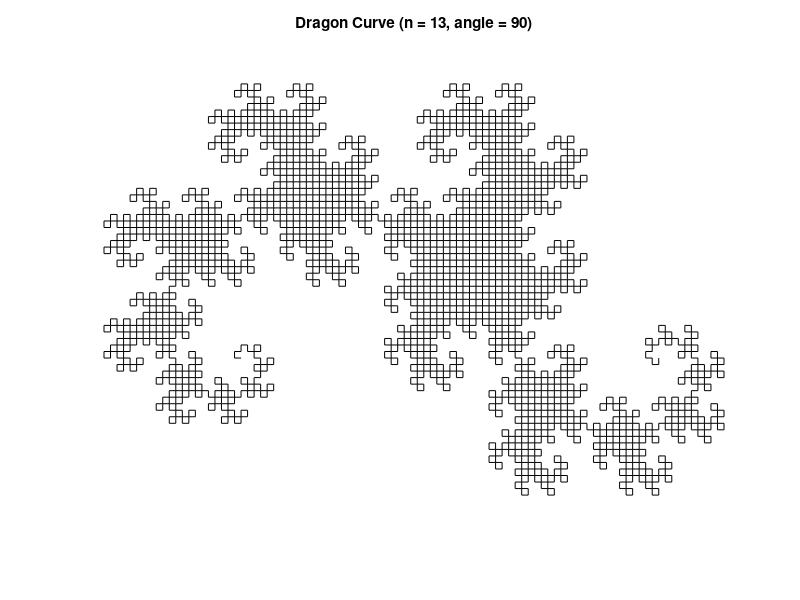

Reproduce this figure in MATLAB.
%% DRAGON CURVE (aka JURASSIC PARK FRACTAL)
% The Dragon Curve is a fractal that was made famous in *Jurassic Park*, a
% novel by Michael Crichton. 
% 
% This file calculates and plots the Dragon Curve. The user is encouraged
% to make their own variations of the fractal by experimenting with the
% following options:
% 
% * Initial starting shape
% * Angle of rotation
% * Number of fractal iterations
% 
% NOTE: In order to prevent users from exceeding the memory capacities of
% their machines, there is a |MAX_LENGTH| variable that will limit the
% number of fractal iterations calculated. On my machine, setting this
% value greater than |5e6| becomes very taxing for the |plot| function, but
% the user is free to change it if they have more memory resources
% available.
% 
% DISCLAIMER: This script can be a bit addicting! So enjoy being creative,
% but please be careful to keep one eye on the clock! :c)
% 
% AUTHOR: Joseph Kirk (c) 5/2006
% EMAIL: jdkirk630 at gmail dot com

%% DEFINE THE INITIAL SHAPE
% The traditional Dragon Curve uses a straight line as the initial shape,
% but any starting shape will work! Below is a list of some of my favorites:
% 
% * |x=[0 1];  y=[0 0];  %LINE|
% * |x=linspace(0,2*pi,50);  y=-1.5*sin(x);  %S-CURVE|
% * |x=[0 1/3 0 1/3 0];  y=[0 1/4 1/2 3/4 1];  %W-CURVE|
% * |t=linspace(0,2*pi/3,20);  x=sin(t);  y=cos(t);  %ARC|
% 

% The x and y vectors must have at least two points each (or the result
% will just be a single point) and they must have the same length
x=[1 0];  y=[0 0];  %LINE

%% SPECIFY THE ROTATING ANGLE (DEGREES)
% The traditional Dragon Curve uses a rotating angle of 90 degrees, but any
% angle can be specified here. The most interesting fractals seem to be
% generated using angles between 80 and 120
angle=90;  %degrees

%% SPECIFY THE NUMBER OF DESIRED FRACTAL ITERATIONS
% Good choices for this number are generally between 5 and 20, depending on
% the length of the starting shape and the desired resolution. 
n=13;

%% LIMIT THE SIZE OF THE FRACTAL
% This is to prevent users from using too much memory.
MAX_LENGTH=5e6;

%% GENERATE THE FRACTAL

% Verify that we have valid (x,y) pairs
if length(x)~=length(y)
    disp('ERROR: x and y vectors must have the same length');
    return
end
% Limit the size of the fractal
m=length(x);
if ((m-1)*2^(n-1)+1) > MAX_LENGTH
    n=ceil(log2((MAX_LENGTH-1)/(m-1)));
    disp(['WARNING: maximum iterations exceeded ... setting n = ' num2str(n)]);
end
% Generate the fractal
for k=1:n-1
    xr = fliplr(x); yr = fliplr(y); a = x(length(x)); b = y(length(y));
    [theta, rho]=cart2pol(xr - a,yr - b);
    [rx0, ry0] = pol2cart(theta + angle*pi/180, rho);
    rx = rx0 + a; ry = ry0 + b;
    x=[x rx(2:length(rx))];
    y=[y ry(2:length(rx))];
end

%% PLOT THE X,Y COORDINATES
figure;plot(x,y,'k');
axis equal
axis off
title(['Dragon Curve (n = ' num2str(n) ', angle = ' num2str(angle) ')']);
set(gcf,'color','white');

